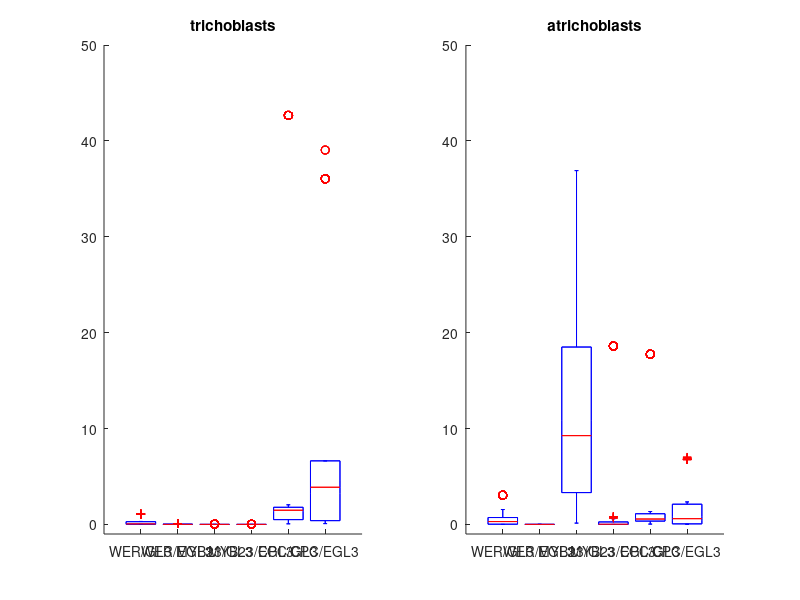

Source code (MATLAB):
%% loading data

load Dmax_actual.mat

% columns: 
% 1: A_GW	
% 2: A_EW	
% 3: A_GM	
% 4: A_EM	
% 5: I_GC	
% 6: I_EC


%% 220 data points murged

colors = flip([[150 190 231]./255; [134 13 44]/255; [236 129 132]./255; [106 114 74]/255; [0.1 0.6 0.8]; 0.2 0.9 0.5]);


figure
subplot(1,2,1); hold

boxplot(trich,'Colors','k');
h = findobj(gca,'Tag','Box');
for j=1:length(h)
    patch(get(h(j),'XData'),get(h(j),'YData'),colors(j,:));
end
boxplot(trich,'Colors','k');
title('trichoblasts')
xticklabels({'WER/GL3','WER/EGL3','MYB23/GL3','MYB23/EGL3','CPC/GL3','CPC/EGL3'})
ylim([-1,50])

subplot(1,2,2);hold
boxplot(atrich,'Colors','k');
h = findobj(gca,'Tag','Box');
for j=1:length(h)
    patch(get(h(j),'XData'),get(h(j),'YData'),colors(j,:));
end
boxplot(atrich,'Colors','k');
title('atrichoblasts')
xticklabels({'WER/GL3','WER/EGL3','MYB23/GL3','MYB23/EGL3','CPC/GL3','CPC/EGL3'})
ylim([-1,50])

